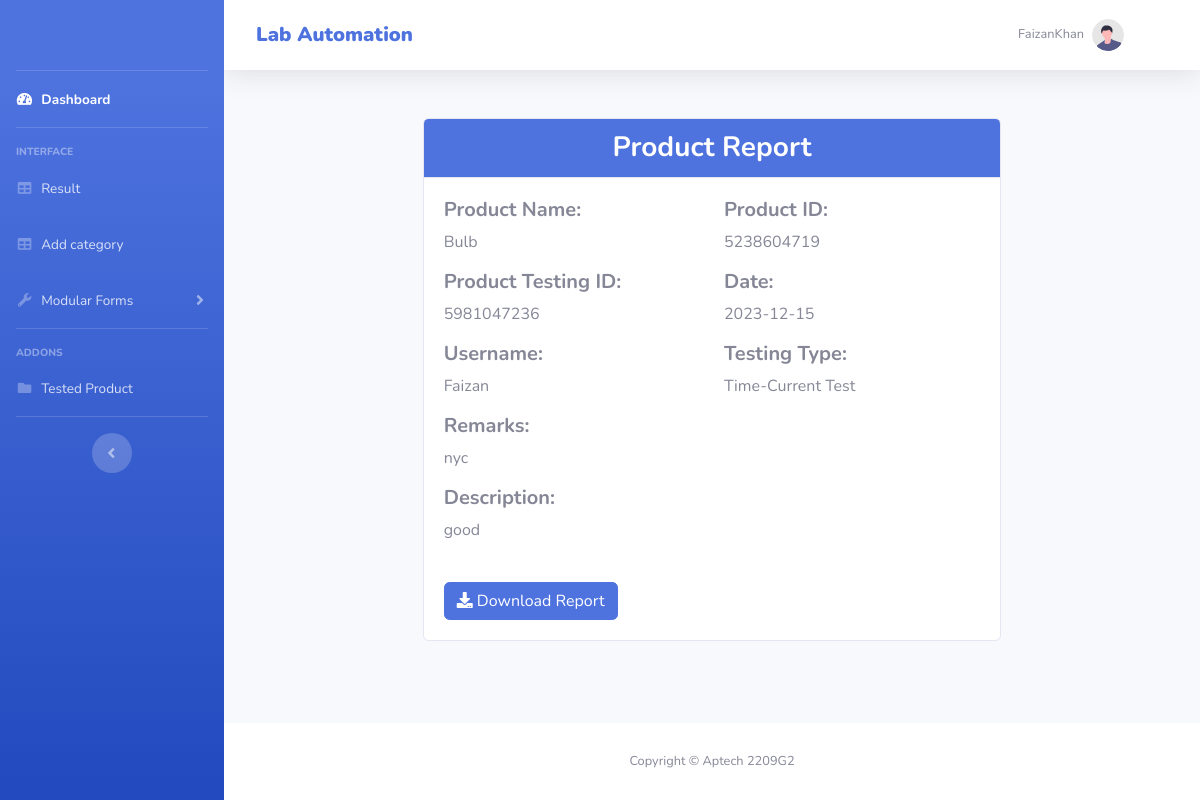
Screenshot of /reports.php?id=46 (signed in) with the database file from the repository.
### tables this page shows
CREATE TABLE `tested_product` (
  `product_id` int(11) NOT NULL,
  `product_name` varchar(200) NOT NULL,
  `product_unique_id` varchar(50) NOT NULL,
  `product_testing_id` varchar(50) NOT NULL,
  `uploader_name` varchar(100) NOT NULL,
  `prod_date` varchar(100) NOT NULL,
  `result` varchar(20) NOT NULL,
  `testing_type` varchar(200) NOT NULL,
  `rating` int(50) NOT NULL,
  `remarks` varchar(200) NOT NULL,
  `description` varchar(200) NOT NULL
);

### reports.php (the view, shortened to what this page needs)
<?php
require 'Connection/connection.php';
?>
<?php
$selected_id = $_GET["id"];
$selected_query = "SELECT * FROM `tested_product` WHERE `product_id` = :id";
$selected_prepare = $connection->prepare($selected_query);
$selected_prepare->bindValue(':id', $selected_id, PDO::PARAM_INT);
$selected_prepare->execute();
$fetch_data = $selected_prepare->fetch(PDO::FETCH_ASSOC);
?>
<!DOCTYPE html>
<html lang="en">
<head>
    <link href="vendor/fontawesome-free/css/all.min.css" rel="stylesheet" type="text/css">
    <link href="css/sb-admin-2.min.css" rel="stylesheet">
</head>
<body id="page-top">
    <div id="wrapper">
        <?php require 'header/navbar.php' ?>
        <div class="container-fluid">
            <div class="container mt-5" id="htmlContent">
                <div class="row justify-content-center">
                    <div class="col-md-8">
                        <div class="card">
                            <div class="card-header bg-primary text-white">
                                <h3 class="text-center mb-0 font-weight-bold">Product Report</h3>
                            </div>
                            <div class="card-body">
                                <div class="row">
                                    <div class="col-md-6">
                                        <h5 class="font-weight-bold">Product Name:</h5>
                                        <p><?= $fetch_data['product_name'] ?></p>
                                    </div>
                                    <div class="col-md-6">
                                        <h5 class="font-weight-bold">Product ID:</h5>
                                        <p><?= $fetch_data['product_unique_id'] ?></p>
                                    </div>
                                    <div class="col-md-6">
                                        <h5 class="font-weight-bold">Product Testing ID:</h5>
                                        <p><?= $fetch_data['product_testing_id'] ?></p>
                                    </div>
                                    <div class="col-md-6">
                                        <h5 class="font-weight-bold">Date:</h5>
                                        <p><?= $fetch_data['prod_date'] ?></p>
                                    </div>
                                </div>
                                <div class="row">
                                    <div class="col-md-6">
                                        <h5 class="font-weight-bold">Username:</h5>
                                        <p><?= $fetch_data['uploader_name'] ?></p>
                                    </div>
                                    <div class="col-md-6">
                                        <h5 class="font-weight-bold">Testing Type:</h5>
                                        <p><?= $fetch_data['testing_type'] ?></p>
                                    </div>
                                    <div class="col-md-6">
                                        <h5 class="font-weight-bold">Remarks:</h5>
                                        <p><?= $fetch_data['remarks'] ?></p>
                                    </div>
                                </div>
                                <div class="row">
                                    <div class="col-md-12">
                                        <h5 class="font-weight-bold">Description:</h5>
                                        <p><?= $fetch_data['description'] ?></p>
                                    </div>
                                </div>
                                <div class="row mt-4">
                                    <div class="col-md-12">
                                        <button class="btn btn-primary" id="generatePDF"> <i class="fas fa-download"></i> Download Report</button>
                                    </div>
                                </div>
                            </div>
                        </div>
                    </div>
                </div>
            </div>
        </div>
    </div>
    <?php require 'header/footer.php' ?>
    </div>
    </div>
</body>
</html>

### rows the page displays
tested_product: product_name "Bulb", product_unique "5238604719", product_testing "5981047236", prod_date "2023-12-15", uploader_name "Faizan", testing_type "Time-Current Test", remarks "nyc", description "good"

### other values shown
$_SESSION['first_name'] "Faizan"
$_SESSION['last_name'] "Khan"
